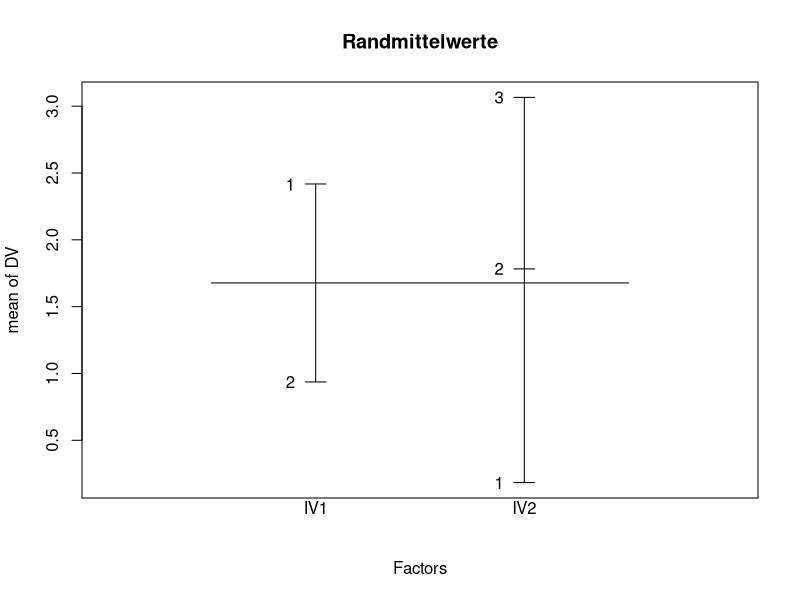
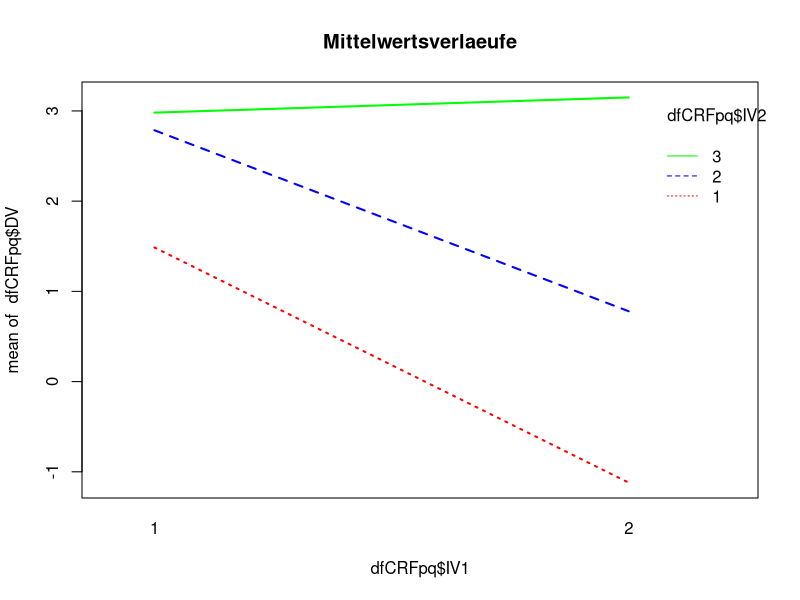
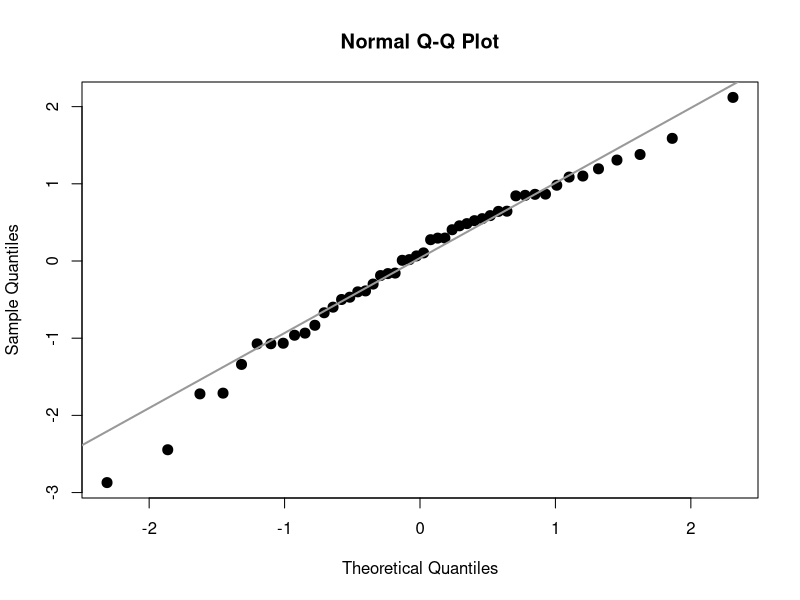
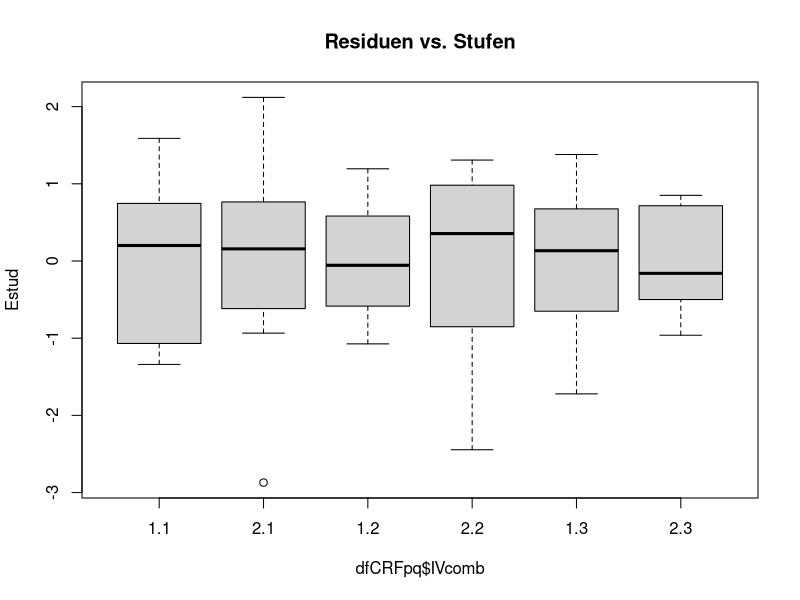

Source code (R) for these figures, in order:
## ---- chunk 1
wants <- c("car", "multcomp")
has   <- wants %in% rownames(installed.packages())
if(any(!has)) install.packages(wants[!has])
## ---- chunk 2
set.seed(1.234)
Njk  <- 8
P    <- 2
Q    <- 3
muJK <- c(rep(c(1, -1), Njk), rep(c(2, 1), Njk), rep(c(3, 3), Njk))
dfCRFpq <- data.frame(IV1=factor(rep(1:P, times=Njk*Q)),
                      IV2=factor(rep(1:Q,  each=Njk*P)),
                      DV =rnorm(Njk*P*Q, muJK, 2))
## ---- chunk 3
dfCRFpq$IVcomb <- interaction(dfCRFpq$IV1, dfCRFpq$IV2)
## ---- chunk 4
summary(aov(DV ~ IV1*IV2, data=dfCRFpq))
## ---- chunk 5
fitIII <- lm(DV ~ IV1 + IV2 + IV1:IV2, data=dfCRFpq,
             contrasts=list(IV1=contr.sum, IV2=contr.sum))
library(car)
Anova(fitIII, type="III")
## ---- chunk 6
plot.design(DV ~ IV1*IV2, data=dfCRFpq, main="Randmittelwerte")
interaction.plot(dfCRFpq$IV1, dfCRFpq$IV2, dfCRFpq$DV,
                 main="Mittelwertsverlaeufe",
                 col=c("red", "blue", "green"), lwd=2)
## ---- chunk 7
anRes <- anova(lm(DV ~ IV1*IV2, data=dfCRFpq))
SS1   <- anRes["IV1",       "Sum Sq"]
SS2   <- anRes["IV2",       "Sum Sq"]
SSI   <- anRes["IV1:IV2",   "Sum Sq"]
SSE   <- anRes["Residuals", "Sum Sq"]
## ---- chunk 8
(pEtaSq1 <- SS1 / (SS1 + SSE))
(pEtaSq2 <- SS2 / (SS2 + SSE))
(pEtaSqI <- SSI / (SSI + SSE))
## ---- chunk 9
CRFp1 <- anova(lm(DV ~ IV1, data=dfCRFpq, subset=(IV2==1)))
CRFp2 <- anova(lm(DV ~ IV1, data=dfCRFpq, subset=(IV2==2)))
CRFp3 <- anova(lm(DV ~ IV1, data=dfCRFpq, subset=(IV2==3)))
## ---- chunk 10
SSp1 <- CRFp1["IV1", "Sum Sq"]
SSp2 <- CRFp2["IV1", "Sum Sq"]
SSp3 <- CRFp3["IV1", "Sum Sq"]
## ---- chunk 11
CRFpq <- anova(lm(DV ~ IV1*IV2, data=dfCRFpq))
SSA   <- CRFpq["IV1",       "Sum Sq"]
SSI   <- CRFpq["IV1:IV2",   "Sum Sq"]
SSE   <- CRFpq["Residuals", "Sum Sq"]
dfSSA <- CRFpq["IV1",       "Df"]
dfSSE <- CRFpq["Residuals", "Df"]
## ---- chunk 12
all.equal(SSp1 + SSp2 + SSp3, SSA + SSI)
## ---- chunk 13
Fp1 <- (SSp1/dfSSA) / (SSE/dfSSE)
Fp2 <- (SSp2/dfSSA) / (SSE/dfSSE)
Fp3 <- (SSp3/dfSSA) / (SSE/dfSSE)
## ---- chunk 14
(pP1 <- 1-pf(Fp1, dfSSA, dfSSE))
(pP2 <- 1-pf(Fp2, dfSSA, dfSSE))
(pP3 <- 1-pf(Fp3, dfSSA, dfSSE))
## ---- chunk 15
aovCRFpq <- aov(DV ~ IV1*IV2, data=dfCRFpq)
cMat     <- rbind("c1"=c( 1/2, 1/2, -1),
                  "c2"=c(  -1,   0,  1))

library(multcomp)
summary(glht(aovCRFpq, linfct=mcp(IV2=cMat), alternative="two.sided"),
        test=adjusted("bonferroni"))
## ---- chunk 16
TukeyHSD(aovCRFpq, which="IV2")
## ---- chunk 17
(aovCRFpqA <- aov(DV ~ IVcomb, data=dfCRFpq))
cntrMat <- rbind("c1"=c(-1/2,  1/4, -1/2, 1/4, 1/4, 1/4),
                 "c2"=c(   0,    0,   -1,   0,   1,   0),
                 "c3"=c(-1/2, -1/2,  1/4, 1/4, 1/4, 1/4))
## ---- chunk 18
library(multcomp)
summary(glht(aovCRFpqA, linfct=mcp(IVcomb=cntrMat), alternative="greater"),
        test=adjusted("none"))
## ---- chunk 19
Estud <- rstudent(aovCRFpq)
qqnorm(Estud, pch=20, cex=2)
qqline(Estud, col="gray60", lwd=2)
## ---- chunk 20
shapiro.test(Estud)
## ---- chunk 21
plot(Estud ~ dfCRFpq$IVcomb, main="Residuen vs. Stufen")
## ---- chunk 22
library(car)
leveneTest(aovCRFpq)
## ---- chunk 23
try(detach(package:car))
try(detach(package:nnet))
try(detach(package:MASS))
try(detach(package:multcomp))
try(detach(package:survival))
try(detach(package:mvtnorm))
try(detach(package:splines))
